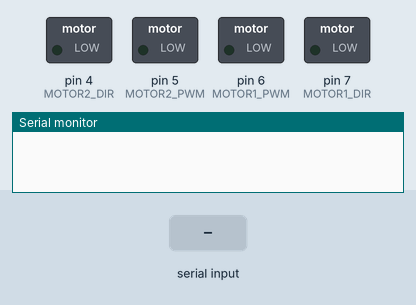
Simulated run of this sketch. Board: Arduino Uno, built with avr-gcc and run on an emulated ATmega328P. Shown: switched loads named in the sketch (green lamp = pin HIGH), the last lines printed to the serial monitor. The test bench sets the inputs (shaded band).

Above: at 1.2 s.
1.3 s: "2\n" received over the second serial link
At 2.5 s:
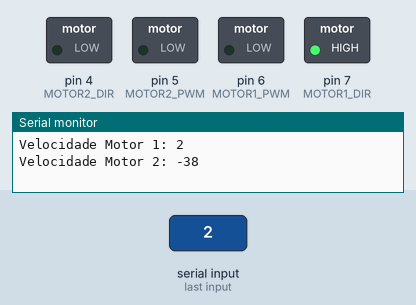
2.8 s: "4\n" received over the second serial link
At 3.9 s:
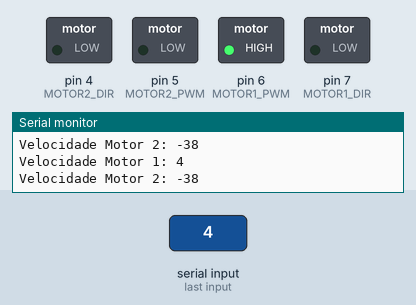
4.3 s: "30,150\n" received over the second serial link
At 5.0 s:
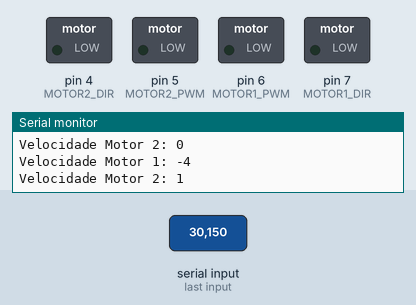
Timing chart, 0 to 7.3 s (numbered marks = the images above; inputs shaded):
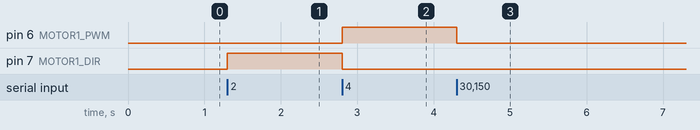

The sketch:

mobi.ino
```cpp
#include <SoftwareSerial.h>

// Configuração Bluetooth
SoftwareSerial bluetooth(8, 9);  // RX, TX

// Definição dos pinos dos motores
const int MOTOR1_PWM = 6;
const int MOTOR1_DIR = 7;
const int MOTOR2_PWM = 5;
const int MOTOR2_DIR = 4;

int incomingData[2];

// Tempo máximo sem comunicação (ms)
const unsigned long BLUETOOTH_TIMEOUT = 10000;

// Variáveis de estado
unsigned long lastCommTime = 0;
bool connectionActive = false;

void setup() {
  // Configuração dos pinos
  pinMode(MOTOR1_DIR, OUTPUT);
  pinMode(MOTOR1_PWM, OUTPUT);
  pinMode(MOTOR2_DIR, OUTPUT);
  pinMode(MOTOR2_PWM, OUTPUT);

  // Inicializa comunicações
  Serial.begin(9600);
  initBluetooth();

  // Garante motores desligados
  stopAllMotors();

}

void initBluetooth() {
  bluetooth.begin(9600);
  bluetooth.setTimeout(250);  // Timeout de leitura reduzido
  clearBluetoothBuffer();
}

void clearBluetoothBuffer() {
  while (bluetooth.available()) {
    bluetooth.read();
  }
}

void stopAllMotors() {
  analogWrite(MOTOR1_PWM, 0);
  analogWrite(MOTOR2_PWM, 0);
}


void loop(){
   if (bluetooth.available() >= 2) { // Verifica se pelo menos dois caracteres estão disponíveis
    incomingData[0] = bluetooth.read();
    incomingData[1] = bluetooth.read();

      int motor1Speed = incomingData[0] - '0'; // Converte o caractere para inteiro
      int motor2Speed = incomingData[1] - '0'; // Converte o caractere para inteiro

      Serial.print("Velocidade Motor 1: ");
      Serial.println(motor1Speed);
      Serial.print("Velocidade Motor 2: ");
      Serial.println(motor2Speed);

       if (motor1Speed == 2) {
      analogWrite(6, 0);
      analogWrite(7, 200);
    }
    if (motor1Speed == 3) {
      analogWrite(6, 0);
      analogWrite(7, 0);
    }
    if (motor1Speed == 4) {
      analogWrite(6, 255);
      analogWrite(7, 0);
    }
    if (motor1Speed == 1) {
      analogWrite(6, 0);
      analogWrite(7, 255);
    }
    if (motor2Speed == 6) {
      analogWrite(5, 150);
      analogWrite(4, 0);
    }
    if (motor2Speed == 7) {
      analogWrite(5, 0);
      analogWrite(4, 0);
    }
    if (motor2Speed == 8) {
      analogWrite(5, 0);
      analogWrite(4, 255);
    }
    if (motor2Speed == 5) {
      analogWrite(5, 255);
     analogWrite(4, 0);
    }
    delay(350);
   }
}
```

Measured:
- after the input at 1.3 s, pin 7 (MOTOR1_DIR): LOW → HIGH at once
- after the input at 2.8 s, pin 6 (MOTOR1_PWM): LOW → HIGH at once; pin 7 (MOTOR1_DIR): HIGH → LOW at once
- after the input at 4.3 s, pin 6 (MOTOR1_PWM): HIGH → LOW at once
